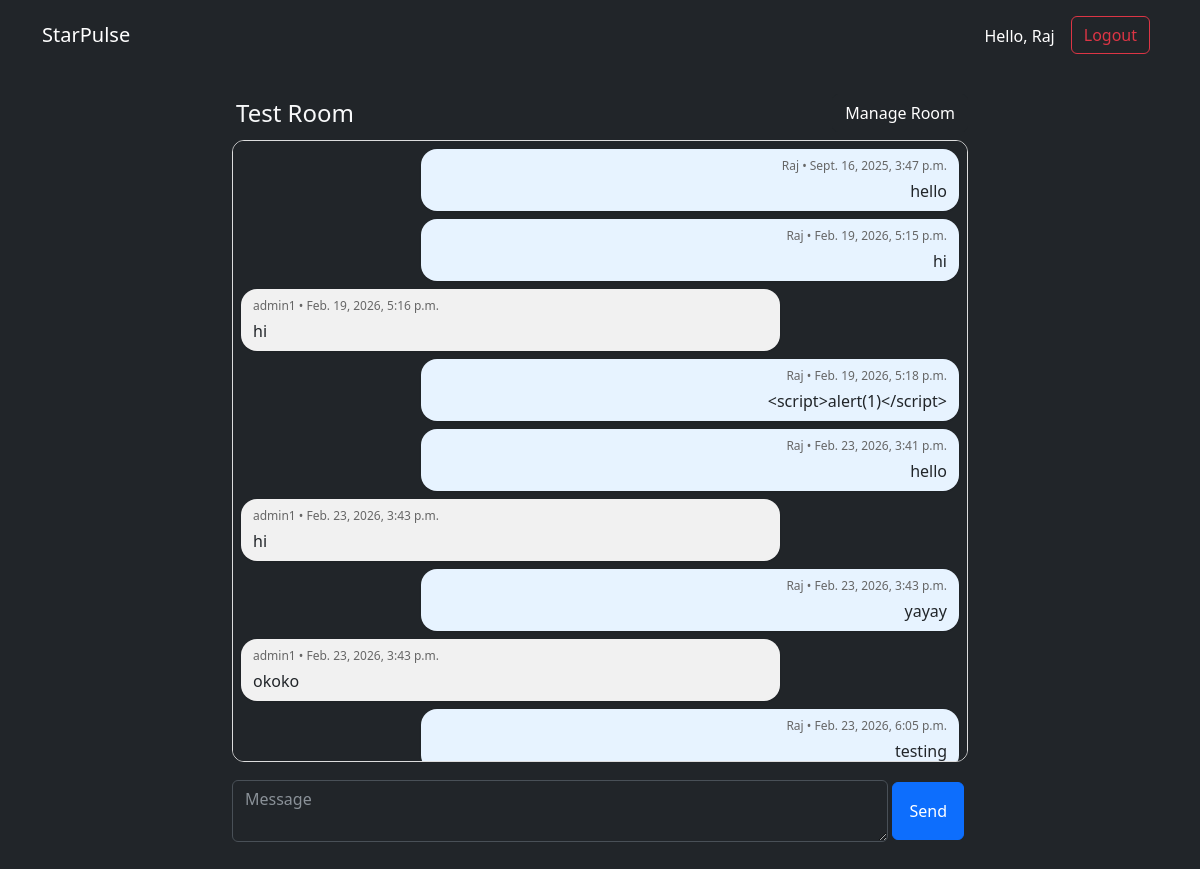
Page /rooms/test-room/ (signed in) on the committed database.
### chat/models.py (models this page shows, shortened)
class Room(models.Model):
    name = models.CharField(max_length=100, unique=True)
    slug = models.SlugField(unique=True)
    creator = models.ForeignKey(User, on_delete=models.CASCADE, related_name='created_rooms')
    members = models.ManyToManyField(User, related_name='rooms', blank=True)

class Message(models.Model):
    user = models.ForeignKey(User, on_delete=models.CASCADE, related_name='messages')
    room = models.ForeignKey(Room, on_delete=models.CASCADE, related_name='messages')
    content = models.TextField()
    created_at = models.DateTimeField(auto_now_add=True)
    class Meta:
        ordering = ['created_at'] # oldest to newest

### chat/views.py (the view)
# urls.py: path('rooms/<slug:slug>/', views.room_view, name='room'),
@login_required
def room_view(request, slug):
    room = get_object_or_404(Room, slug=slug)
    if request.user != room.creator and request.user not in room.members.all():
        return redirect('chat:room_list')
    form = MessageForm()
    messages = room.messages.select_related('user')
    return render(request, 'room.html', {
        'room': room,
        'messages': messages,
        'form': form,
    })

### chat/forms.py
class MessageForm(forms.ModelForm):
    content = forms.CharField(widget=forms.Textarea
                              (attrs={'rows':2, 'placeholder': 'Message', 'class': 'form-control w-100'})
                              ,max_length=2000)
    class Meta:
        model = Message
        fields = ('content',)

### chat/templates/room.html (shortened to what this page needs)
{% extends 'base.html' %}
{% block content %}
<div class="row">
  <div class="col-md-8 offset-md-2">
    <div class="d-flex justify-content-between align-items-center mb-2">
      <h4 class="m-1 text-light bg-dark ">{{ room.name }}</h4>
    {% if user == room.creator %}
    <a href="{% url 'chat:members_view' room.slug %}" class="btn btn-dark">
      Manage Room
    </a>
    {% elif user in room.members.all %}
    <a href="{% url 'chat:members_view' room.slug %}" class="btn btn-dark">
      View Members
    </a>
    {% endif %}
    </div>
    <div id="messages" class="messages mb-3 bg-dark">
      {% for m in messages %}
        <div class="msg {% if m.user == user %}me{% else %}them{% endif %} text-dark" data-id="{{ m.id }}">
          <small class="text-muted-dark">{{ m.user.username }} • {{ m.created_at }}</small>
          <div class="text-dark">{{ m.content|linebreaksbr }}</div>
        </div>
      {% empty %}
        <p class="text-muted">No messages yet</p>
      {% endfor %}
    </div>
    <form class="d-flex justify-content-between align-items-center" id="message-form">
      {{ form.content }}
      <button type="submit" class="btn btn-primary m-1 p-3">Send</button>
    </form>
  </div>
</div>
{% endblock %}

### chat/templates/base.html (shortened to what this page needs)
<!doctype html>
<html lang="en" data-bs-theme="dark">
<head>
  <link href="https://cdn.jsdelivr.net/npm/bootstrap@5.3.0/dist/css/bootstrap.min.css" rel="stylesheet">
</head>
<body class="bg-dark">
<nav class="navbar navbar-expand-lg navbar-dark bg-dark">
  <div class="container">
    <a class="navbar-brand" href="{% url 'chat:room_list' %}">StarPulse</a>
    <div class="d-flex">
      {% if user.is_authenticated %}
        <span class="me-2 pt-3 text-white bg-dark">Hello, {{ user.username }}</span>
        <form method="post" action="{% url 'logout' %}" style="display:inline;">
          <button type="submit" class="btn btn-outline-danger m-2">Logout</button>
        </form>
      {% else %}
        <a class="btn btn-primary btn-sm" href="{% url 'chat:signup' %}">Sign up</a>
        <a class="btn btn-outline-primary btn-sm ms-2" href="{% url 'login' %}">Login</a>
      {% endif %}
    </div>
  </div>
</nav>
<div class="container py-4">
  {% block content %}{% endblock %}
</div>
</body>
</html>

### chat/templates/base.html (style rules this page uses)
.messages { height: 70vh; overflow-y: auto; padding: 0.5rem; background: #fff; border: 1px solid #ddd; border-radius: 0.75rem; }
.msg { padding: 0.5rem 0.75rem; border-radius: 1rem; margin-bottom: 0.5rem; max-width: 75%; word-wrap: break-word; box-shadow: 0 1px 2px rgba(0,0,0,0.1); }
.msg.me { margin-left: auto; background: #e7f3ff; text-align: right; }
.msg.them { margin-right: auto; background: #f1f1f1; text-align: left; }
.msg small { display: block; font-size: 0.75rem; color: #666; margin-bottom: 0.25rem; }

### rows in the picture
Room: name "Test Room"
Message: user.username "Raj", created_at "Sept. 16, 2025, 3:47 p.m.", content "hello"
Message: user.username "Raj", created_at "Feb. 19, 2026, 5:15 p.m.", content "hi"
Message: user.username "admin1", created_at "Feb. 19, 2026, 5:16 p.m.", content "hi"
Message: user.username "Raj", created_at "Feb. 19, 2026, 5:18 p.m.", content "<script>alert(1)</script>"
Message: user.username "Raj", created_at "Feb. 23, 2026, 3:41 p.m.", content "hello"
Message: user.username "admin1", created_at "Feb. 23, 2026, 3:43 p.m.", content "hi"
Message: user.username "Raj", created_at "Feb. 23, 2026, 3:43 p.m.", content "yayay"
Message: user.username "admin1", created_at "Feb. 23, 2026, 3:43 p.m.", content "okoko"
Message: user.username "Raj", created_at "Feb. 23, 2026, 6:05 p.m.", content "testing"

### other values in the picture
{{ user.username }} "Raj"
